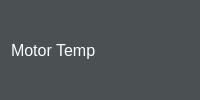
           <widget class="QWidget" name="widget_11" native="true">
            <property name="styleSheet">
             <string notr="true">background-color: rgb(46, 52, 54,160);</string>
            </property>
            <layout class="QHBoxLayout" name="horizontalLayout_17">
             <item>
              <widget class="QLabel" name="label_32">
               <property name="font">
                <font>
                 <pointsize>12</pointsize>
                </font>
               </property>
               <property name="styleSheet">
                <string notr="true">color: white;
background: transparent;</string>
               </property>
               <property name="text">
                <string>Motor Temp</string>
               </property>
              </widget>
             </item>
             <item alignment="Qt::AlignHCenter">
              <widget class="QLabel" name="motorTempLeftLabel">
               <property name="font">
                <font>
                 <pointsize>12</pointsize>
                </font>
               </property>
               <property name="styleSheet">
                <string notr="true">color:white;
background: transparent;</string>
               </property>
               <property name="text">
                <string/>
               </property>
              </widget>
             </item>
             <item alignment="Qt::AlignHCenter">
              <widget class="QLabel" name="motorTempAvgLabel">
               <property name="font">
                <font>
                 <pointsize>12</pointsize>
                </font>
               </property>
               <property name="styleSheet">
                <string notr="true">color:white;
background: transparent;</string>
               </property>
               <property name="text">
                <string/>
               </property>
              </widget>
             </item>
             <item alignment="Qt::AlignHCenter">
              <widget class="QLabel" name="motorTempRightLabel">
               <property name="font">
                <font>
                 <pointsize>12</pointsize>
                </font>
               </property>
               <property name="styleSheet">
                <string notr="true">color:white;
background: transparent;</string>
               </property>
               <property name="text">
                <string/>
               </property>
              </widget>
             </item>
            </layout>
           </widget>
